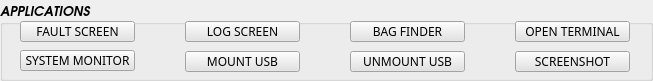
   <widget class="QGroupBox" name="groupBox_5">
    <property name="geometry">
     <rect>
      <x>20</x>
      <y>255</y>
      <width>653</width>
      <height>81</height>
     </rect>
    </property>
    <property name="palette">
     <palette>
      <active>
       <colorrole role="WindowText">
        <brush brushstyle="SolidPattern">
         <color alpha="255">
          <red>0</red>
          <green>0</green>
          <blue>0</blue>
         </color>
        </brush>
       </colorrole>
       <colorrole role="Dark">
        <brush brushstyle="SolidPattern">
         <color alpha="255">
          <red>0</red>
          <green>0</green>
          <blue>0</blue>
         </color>
        </brush>
       </colorrole>
       <colorrole role="Mid">
        <brush brushstyle="SolidPattern">
         <color alpha="255">
          <red>0</red>
          <green>0</green>
          <blue>0</blue>
         </color>
        </brush>
       </colorrole>
       <colorrole role="Text">
        <brush brushstyle="SolidPattern">
         <color alpha="255">
          <red>0</red>
          <green>0</green>
          <blue>0</blue>
         </color>
        </brush>
       </colorrole>
       <colorrole role="ButtonText">
        <brush brushstyle="SolidPattern">
         <color alpha="255">
          <red>0</red>
          <green>0</green>
          <blue>0</blue>
         </color>
        </brush>
       </colorrole>
      </active>
      <inactive>
       <colorrole role="WindowText">
        <brush brushstyle="SolidPattern">
         <color alpha="255">
          <red>0</red>
          <green>0</green>
          <blue>0</blue>
         </color>
        </brush>
       </colorrole>
       <colorrole role="Dark">
        <brush brushstyle="SolidPattern">
         <color alpha="255">
          <red>0</red>
          <green>0</green>
          <blue>0</blue>
         </color>
        </brush>
       </colorrole>
       <colorrole role="Mid">
        <brush brushstyle="SolidPattern">
         <color alpha="255">
          <red>0</red>
          <green>0</green>
          <blue>0</blue>
         </color>
        </brush>
       </colorrole>
       <colorrole role="Text">
        <brush brushstyle="SolidPattern">
         <color alpha="255">
          <red>0</red>
          <green>0</green>
          <blue>0</blue>
         </color>
        </brush>
       </colorrole>
       <colorrole role="ButtonText">
        <brush brushstyle="SolidPattern">
         <color alpha="255">
          <red>0</red>
          <green>0</green>
          <blue>0</blue>
         </color>
        </brush>
       </colorrole>
      </inactive>
      <disabled>
       <colorrole role="WindowText">
        <brush brushstyle="SolidPattern">
         <color alpha="255">
          <red>0</red>
          <green>0</green>
          <blue>0</blue>
         </color>
        </brush>
       </colorrole>
       <colorrole role="Dark">
        <brush brushstyle="SolidPattern">
         <color alpha="255">
          <red>0</red>
          <green>0</green>
          <blue>0</blue>
         </color>
        </brush>
       </colorrole>
       <colorrole role="Mid">
        <brush brushstyle="SolidPattern">
         <color alpha="255">
          <red>0</red>
          <green>0</green>
          <blue>0</blue>
         </color>
        </brush>
       </colorrole>
       <colorrole role="Text">
        <brush brushstyle="SolidPattern">
         <color alpha="255">
          <red>0</red>
          <green>0</green>
          <blue>0</blue>
         </color>
        </brush>
       </colorrole>
       <colorrole role="ButtonText">
        <brush brushstyle="SolidPattern">
         <color alpha="255">
          <red>0</red>
          <green>0</green>
          <blue>0</blue>
         </color>
        </brush>
       </colorrole>
      </disabled>
     </palette>
    </property>
    <property name="font">
     <font>
      <family>URW Gothic L</family>
      <pointsize>10</pointsize>
      <weight>75</weight>
      <italic>true</italic>
      <bold>true</bold>
     </font>
    </property>
    <property name="styleSheet">
     <string notr="true">font: 75 bold oblique 10pt &quot;URW Gothic L&quot;;
</string>
    </property>
    <property name="title">
     <string>APPLICATIONS</string>
    </property>
    <widget class="QPushButton" name="fault_screen_button">
     <property name="geometry">
      <rect>
       <x>20</x>
       <y>21</y>
       <width>115</width>
       <height>21</height>
      </rect>
     </property>
     <property name="font">
      <font>
       <family>Sans Serif</family>
       <pointsize>9</pointsize>
       <weight>50</weight>
       <italic>false</italic>
       <bold>false</bold>
      </font>
     </property>
     <property name="styleSheet">
      <string notr="true">font: 9pt &quot;Sans Serif&quot;;
background-color: rgb(227, 227, 227);</string>
     </property>
     <property name="text">
      <string>FAULT SCREEN</string>
     </property>
     <property name="flat">
      <bool>false</bool>
     </property>
    </widget>
    <widget class="QPushButton" name="log_finder_button">
     <property name="geometry">
      <rect>
       <x>185</x>
       <y>21</y>
       <width>115</width>
       <height>21</height>
      </rect>
     </property>
     <property name="font">
      <font>
       <family>Sans Serif</family>
       <pointsize>9</pointsize>
       <weight>50</weight>
       <italic>false</italic>
       <bold>false</bold>
      </font>
     </property>
     <property name="styleSheet">
      <string notr="true">font: 9pt &quot;Sans Serif&quot;;
background-color: rgb(227, 227, 227);</string>
     </property>
     <property name="text">
      <string>LOG SCREEN</string>
     </property>
     <property name="flat">
      <bool>false</bool>
     </property>
    </widget>
    <widget class="QPushButton" name="usb_mount">
     <property name="geometry">
      <rect>
       <x>185</x>
       <y>51</y>
       <width>115</width>
       <height>21</height>
      </rect>
     </property>
     <property name="font">
      <font>
       <family>Sans Serif</family>
       <pointsize>9</pointsize>
       <weight>50</weight>
       <italic>false</italic>
       <bold>false</bold>
      </font>
     </property>
     <property name="styleSheet">
      <string notr="true">font: 9pt &quot;Sans Serif&quot;;
background-color: rgb(227, 227, 227);</string>
     </property>
     <property name="text">
      <string>MOUNT USB</string>
     </property>
    </widget>
    <widget class="QPushButton" name="usb_unmount">
     <property name="geometry">
      <rect>
       <x>350</x>
       <y>51</y>
       <width>115</width>
       <height>21</height>
      </rect>
     </property>
     <property name="font">
      <font>
       <family>Sans Serif</family>
       <pointsize>9</pointsize>
       <weight>50</weight>
       <italic>false</italic>
       <bold>false</bold>
      </font>
     </property>
     <property name="styleSheet">
      <string notr="true">font: 9pt &quot;Sans Serif&quot;;
background-color: rgb(227, 227, 227);</string>
     </property>
     <property name="text">
      <string>UNMOUNT USB</string>
     </property>
    </widget>
    <widget class="QPushButton" name="terminal">
     <property name="geometry">
      <rect>
       <x>515</x>
       <y>21</y>
       <width>115</width>
       <height>21</height>
      </rect>
     </property>
     <property name="font">
      <font>
       <family>Sans Serif</family>
       <pointsize>9</pointsize>
       <weight>50</weight>
       <italic>false</italic>
       <bold>false</bold>
      </font>
     </property>
     <property name="styleSheet">
      <string notr="true">font: 9pt &quot;Sans Serif&quot;;
background-color: rgb(227, 227, 227);</string>
     </property>
     <property name="text">
      <string>OPEN TERMINAL</string>
     </property>
    </widget>
    <widget class="QPushButton" name="bag_finder_bt">
     <property name="geometry">
      <rect>
       <x>350</x>
       <y>21</y>
       <width>115</width>
       <height>21</height>
      </rect>
     </property>
     <property name="font">
      <font>
       <family>Sans Serif</family>
       <pointsize>9</pointsize>
       <weight>50</weight>
       <italic>false</italic>
       <bold>false</bold>
      </font>
     </property>
     <property name="styleSheet">
      <string notr="true">font: 9pt &quot;Sans Serif&quot;;
background-color: rgb(227, 227, 227);</string>
     </property>
     <property name="text">
      <string>BAG FINDER</string>
     </property>
    </widget>
    <widget class="QPushButton" name="screenshot_bt">
     <property name="geometry">
      <rect>
       <x>515</x>
       <y>51</y>
       <width>115</width>
       <height>21</height>
      </rect>
     </property>
     <property name="font">
      <font>
       <family>Sans Serif</family>
       <pointsize>9</pointsize>
       <weight>50</weight>
       <italic>false</italic>
       <bold>false</bold>
      </font>
     </property>
     <property name="styleSheet">
      <string notr="true">font: 9pt &quot;Sans Serif&quot;;
background-color: rgb(227, 227, 227);</string>
     </property>
     <property name="text">
      <string>SCREENSHOT</string>
     </property>
     <property name="flat">
      <bool>false</bool>
     </property>
    </widget>
    <widget class="QPushButton" name="system_monitor">
     <property name="geometry">
      <rect>
       <x>20</x>
       <y>50</y>
       <width>115</width>
       <height>21</height>
      </rect>
     </property>
     <property name="font">
      <font>
       <family>Sans Serif</family>
       <pointsize>9</pointsize>
       <weight>50</weight>
       <italic>false</italic>
       <bold>false</bold>
      </font>
     </property>
     <property name="styleSheet">
      <string notr="true">font: 9pt &quot;Sans Serif&quot;;
background-color: rgb(227, 227, 227);</string>
     </property>
     <property name="text">
      <string>SYSTEM MONITOR</string>
     </property>
     <property name="flat">
      <bool>false</bool>
     </property>
    </widget>
    <zorder>log_finder_button</zorder>
    <zorder>usb_mount</zorder>
    <zorder>usb_unmount</zorder>
    <zorder>terminal</zorder>
    <zorder>bag_finder_bt</zorder>
    <zorder>screenshot_bt</zorder>
    <zorder>system_monitor</zorder>
    <zorder>fault_screen_button</zorder>
   </widget>
